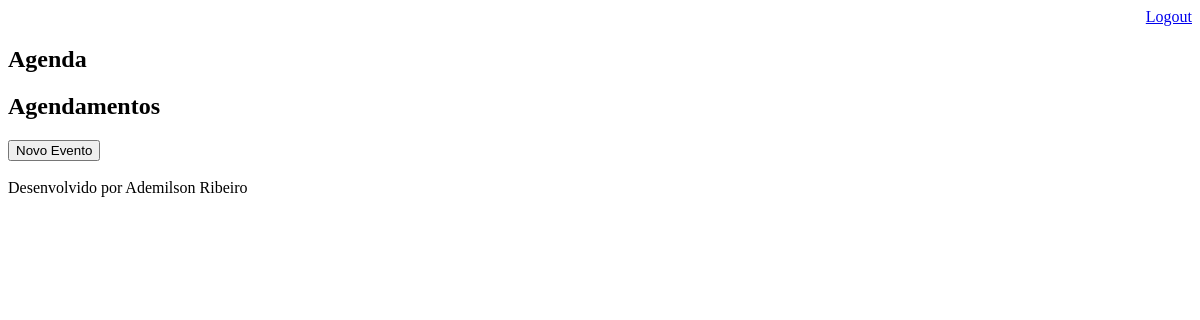
The page /agenda/ (signed in) on the database as committed earlier.
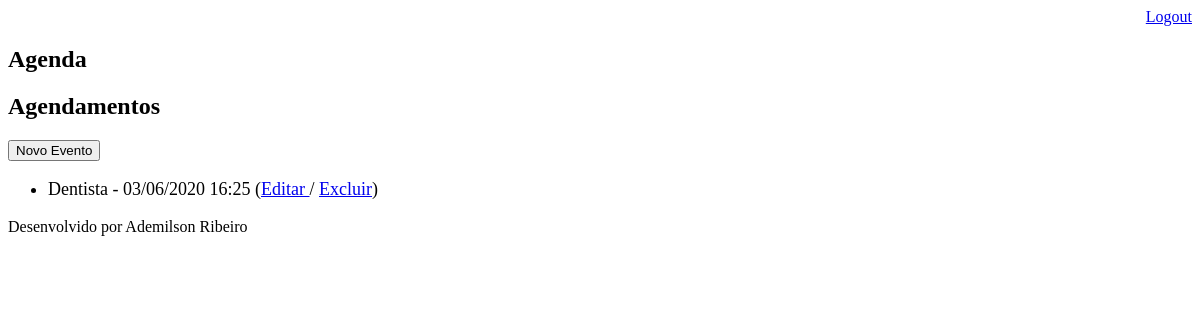
The same page on the database as committed later.
### core/models.py (models this page shows, shortened)
class Evento(models.Model):
    titulo = models.CharField(max_length=100)
    descricao = models.TextField(blank=True, null=True)
    data_evento = models.DateTimeField(verbose_name='Data do evento')
    data_criacao = models.DateTimeField(auto_now=True)
    usuario = models.ForeignKey(User, on_delete=models.CASCADE)
    class Meta:
        db_table = 'evento'
    def data_brasil(self):
        return self.data_evento.strftime('%d/%m/%Y %H:%M')
    def get_evento_atrasado(self):
        if self.data_evento < datetime.now():
            return True
        else:
            return False

### core/views.py (the view)
# urls.py: path('agenda/', views.lista_eventos), # Criando a path para expor a pagina
@login_required(login_url='/login/') # Para que as informações abaixo sejam apresentadas você precisa estar logado
def lista_eventos(request):
    usuario = request.user
    data_atual = datetime.now() - timedelta(hours=2)
    evento = Evento.objects.filter(usuario=usuario,
                                    data_evento__gt=data_atual) # Definindo que eu quero trazer apenas o id 1
    dados = {'eventos':evento} # Dicionário
    return render(request, 'agenda.html', dados) # Trazendo o response que foi configurar como um dicionário

### templates/agenda.html (shortened to what this page needs)
{% extends "model-page.html" %}
{% block content %}
    <h2>Agendamentos</h2>
    <a href="evento/">
        <button type="button">Novo Evento</button>
    </a>
    <ul style="font-size:18px">
    {% for evento in eventos %}
        <li>
            <div style=>
                {{ evento.titulo }} - {{ evento.data_brasil }}
                (<a href="evento/?id={{evento.id}}">Editar </a>
                / <a href="evento/delete/{{evento.id}}"> Excluir</a>)
            </div>
        </li>
    {% endfor %}
    </ul>
{% endblock %}

Rows that differ between the two databases and show on the page:
now on this page (row edited): Evento: titulo "Dentista", data_brasil "03/06/2020 16:25"
